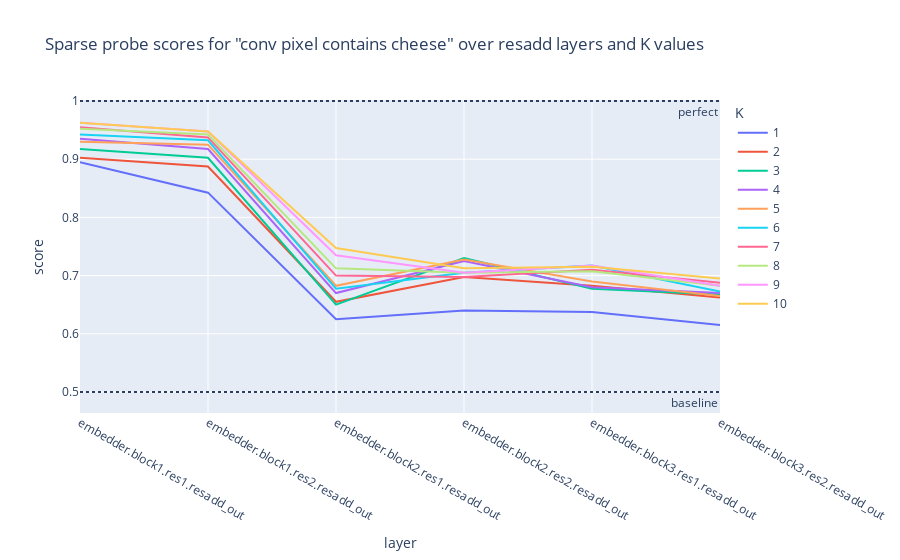
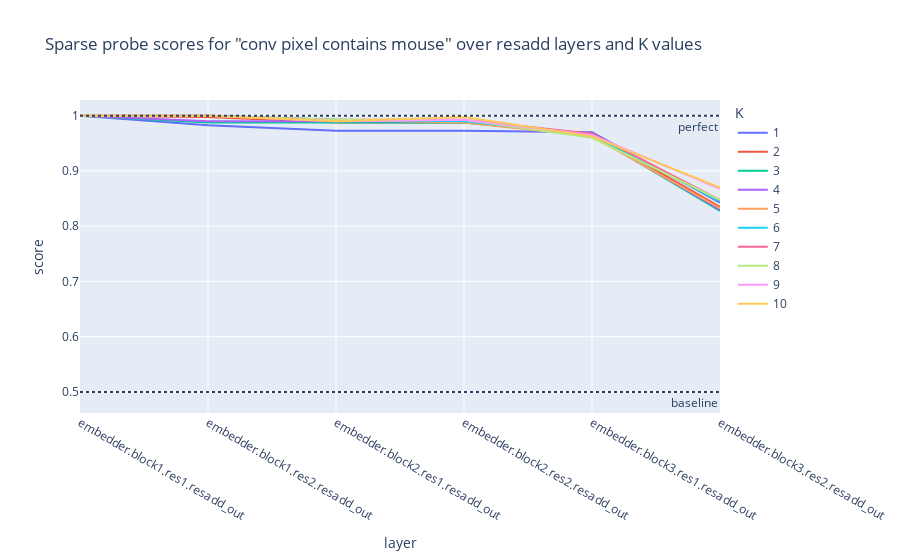

Source (notebook cell) for these figures, in order:
### Code cell
# Train probes and show results
index_nums = np.arange(10)+1
for obj_name, pixel_data_this in pixel_data.items():
    scores_list = []
    for value_label, (pixels, is_obj, rows_in_value, cols_in_value, f_test, sort_inds) in tqdm(pixel_data_this.items()):
        for K in index_nums:
            results = cpr.linear_probe(pixels[:,sort_inds[:K]], is_obj, C=10, random_state=42)
            scores_list.append({'layer': value_label, 'K': K, 'score': results['test_score']})
    scores_df = pd.DataFrame(scores_list)

    fig = px.line(scores_df, x='layer', y='score', color='K',
        title=f'Sparse probe scores for "conv pixel contains {obj_name}" over resadd layers and K values')
    fig.add_hline(y=1.,  line_dash="dot", annotation_text="perfect",  annotation_position="bottom right")
    fig.add_hline(y=0.5, line_dash="dot", annotation_text="baseline", annotation_position="bottom right")
    fig.show()

### Figure 1 — Plotly figure (JSON) as saved in the notebook; plotly's stock layout.template omitted (floating-point values rounded to 4 significant figures)
{"data": [{"hovertemplate": "K=1<br>layer=%{x}<br>score=%{y}<extra></extra>", "legendgroup": "1", "line": {"color": "#636efa", "dash": "solid"}, "marker": {"symbol": "circle"}, "mode": "lines", "name": "1", "orientation": "v", "showlegend": true, "type": "scatter", "x": ["embedder.block1.res1.resadd_out", "embedder.block1.res2.resadd_out", "embedder.block2.res1.resadd_out", "embedder.block2.res2.resadd_out", "embedder.block3.res1.resadd_out", "embedder.block3.res2.resadd_out"], "xaxis": "x", "y": [0.895, 0.8425, 0.625, 0.64, 0.6375, 0.615], "yaxis": "y"}, {"hovertemplate": "K=2<br>layer=%{x}<br>score=%{y}<extra></extra>", "legendgroup": "2", "line": {"color": "#EF553B", "dash": "solid"}, "marker": {"symbol": "circle"}, "mode": "lines", "name": "2", "orientation": "v", "showlegend": true, "type": "scatter", "x": ["embedder.block1.res1.resadd_out", "embedder.block1.res2.resadd_out", "embedder.block2.res1.resadd_out", "embedder.block2.res2.resadd_out", "embedder.block3.res1.resadd_out", "embedder.block3.res2.resadd_out"], "xaxis": "x", "y": [0.9025, 0.8875, 0.655, 0.6975, 0.6825, 0.6625], "yaxis": "y"}, {"hovertemplate": "K=3<br>layer=%{x}<br>score=%{y}<extra></extra>", "legendgroup": "3", "line": {"color": "#00cc96", "dash": "solid"}, "marker": {"symbol": "circle"}, "mode": "lines", "name": "3", "orientation": "v", "showlegend": true, "type": "scatter", "x": ["embedder.block1.res1.resadd_out", "embedder.block1.res2.resadd_out", "embedder.block2.res1.resadd_out", "embedder.block2.res2.resadd_out", "embedder.block3.res1.resadd_out", "embedder.block3.res2.resadd_out"], "xaxis": "x", "y": [0.9175, 0.9025, 0.65, 0.73, 0.6775, 0.6675], "yaxis": "y"}, {"hovertemplate": "K=4<br>layer=%{x}<br>score=%{y}<extra></extra>", "legendgroup": "4", "line": {"color": "#ab63fa", "dash": "solid"}, "marker": {"symbol": "circle"}, "mode": "lines", "name": "4", "orientation": "v", "showlegend": true, "type": "scatter", "x": ["embedder.block1.res1.resadd_out", "embedder.block1.res2.resadd_out", "embedder.block2.res1.resadd_out", "embedder.block2.res2.resadd_out", "embedder.block3.res1.resadd_out", "embedder.block3.res2.resadd_out"], "xaxis": "x", "y": [0.935, 0.9175, 0.67, 0.725, 0.68, 0.67], "yaxis": "y"}, {"hovertemplate": "K=5<br>layer=%{x}<br>score=%{y}<extra></extra>", "legendgroup": "5", "line": {"color": "#FFA15A", "dash": "solid"}, "marker": {"symbol": "circle"}, "mode": "lines", "name": "5", "orientation": "v", "showlegend": true, "type": "scatter", "x": ["embedder.block1.res1.resadd_out", "embedder.block1.res2.resadd_out", "embedder.block2.res1.resadd_out", "embedder.block2.res2.resadd_out", "embedder.block3.res1.resadd_out", "embedder.block3.res2.resadd_out"], "xaxis": "x", "y": [0.93, 0.925, 0.6825, 0.7275, 0.69, 0.665], "yaxis": "y"}, {"hovertemplate": "K=6<br>layer=%{x}<br>score=%{y}<extra></extra>", "legendgroup": "6", "line": {"color": "#19d3f3", "dash": "solid"}, "marker": {"symbol": "circle"}, "mode": "lines", "name": "6", "orientation": "v", "showlegend": true, "type": "scatter", "x": ["embedder.block1.res1.resadd_out", "embedder.block1.res2.resadd_out", "embedder.block2.res1.resadd_out", "embedder.block2.res2.resadd_out", "embedder.block3.res1.resadd_out", "embedder.block3.res2.resadd_out"], "xaxis": "x", "y": [0.9425, 0.9325, 0.6775, 0.705, 0.7175, 0.6725], "yaxis": "y"}, {"hovertemplate": "K=7<br>layer=%{x}<br>score=%{y}<extra></extra>", "legendgroup": "7", "line": {"color": "#FF6692", "dash": "solid"}, "marker": {"symbol": "circle"}, "mode": "lines", "name": "7", "orientation": "v", "showlegend": true, "type": "scatter", "x": ["embedder.block1.res1.resadd_out", "embedder.block1.res2.resadd_out", "embedder.block2.res1.resadd_out", "embedder.block2.res2.resadd_out", "embedder.block3.res1.resadd_out", "embedder.block3.res2.resadd_out"], "xaxis": "x", "y": [0.955, 0.9375, 0.7, 0.6975, 0.71, 0.6875], "yaxis": "y"}, {"hovertemplate": "K=8<br>layer=%{x}<br>score=%{y}<extra></extra>", "legendgroup": "8", "line": {"color": "#B6E880", "dash": "solid"}, "marker": {"symbol": "circle"}, "mode": "lines", "name": "8", "orientation": "v", "showlegend": true, "type": "scatter", "x": ["embedder.block1.res1.resadd_out", "embedder.block1.res2.resadd_out", "embedder.block2.res1.resadd_out", "embedder.block2.res2.resadd_out", "embedder.block3.res1.resadd_out", "embedder.block3.res2.resadd_out"], "xaxis": "x", "y": [0.9525, 0.9425, 0.7125, 0.705, 0.7075, 0.6825], "yaxis": "y"}, {"hovertemplate": "K=9<br>layer=%{x}<br>score=%{y}<extra></extra>", "legendgroup": "9", "line": {"color": "#FF97FF", "dash": "solid"}, "marker": {"symbol": "circle"}, "mode": "lines", "name": "9", "orientation": "v", "showlegend": true, "type": "scatter", "x": ["embedder.block1.res1.resadd_out", "embedder.block1.res2.resadd_out", "embedder.block2.res1.resadd_out", "embedder.block2.res2.resadd_out", "embedder.block3.res1.resadd_out", "embedder.block3.res2.resadd_out"], "xaxis": "x", "y": [0.9625, 0.9475, 0.735, 0.705, 0.7175, 0.6825], "yaxis": "y"}, {"hovertemplate": "K=10<br>layer=%{x}<br>score=%{y}<extra></extra>", "legendgroup": "10", "line": {"color": "#FECB52", "dash": "solid"}, "marker": {"symbol": "circle"}, "mode": "lines", "name": "10", "orientation": "v", "showlegend": true, "type": "scatter", "x": ["embedder.block1.res1.resadd_out", "embedder.block1.res2.resadd_out", "embedder.block2.res1.resadd_out", "embedder.block2.res2.resadd_out", "embedder.block3.res1.resadd_out", "embedder.block3.res2.resadd_out"], "xaxis": "x", "y": [0.9625, 0.9475, 0.7475, 0.7125, 0.715, 0.695], "yaxis": "y"}], "layout": {"annotations": [{"showarrow": false, "text": "perfect", "x": 1, "xanchor": "right", "xref": "x domain", "y": 1, "yanchor": "top", "yref": "y"}, {"showarrow": false, "text": "baseline", "x": 1, "xanchor": "right", "xref": "x domain", "y": 0.5, "yanchor": "top", "yref": "y"}], "legend": {"title": {"text": "K"}, "tracegroupgap": 0}, "shapes": [{"line": {"dash": "dot"}, "type": "line", "x0": 0, "x1": 1, "xref": "x domain", "y0": 1, "y1": 1, "yref": "y"}, {"line": {"dash": "dot"}, "type": "line", "x0": 0, "x1": 1, "xref": "x domain", "y0": 0.5, "y1": 0.5, "yref": "y"}], "title": {"text": "Sparse probe scores for \"conv pixel contains cheese\" over resadd layers and K values"}, "xaxis": {"anchor": "y", "domain": [0, 1], "title": {"text": "layer"}}, "yaxis": {"anchor": "x", "domain": [0, 1], "title": {"text": "score"}}}}

### Figure 2 — Plotly figure (JSON) as saved in the notebook; plotly's stock layout.template omitted (floating-point values rounded to 4 significant figures)
{"data": [{"hovertemplate": "K=1<br>layer=%{x}<br>score=%{y}<extra></extra>", "legendgroup": "1", "line": {"color": "#636efa", "dash": "solid"}, "marker": {"symbol": "circle"}, "mode": "lines", "name": "1", "orientation": "v", "showlegend": true, "type": "scatter", "x": ["embedder.block1.res1.resadd_out", "embedder.block1.res2.resadd_out", "embedder.block2.res1.resadd_out", "embedder.block2.res2.resadd_out", "embedder.block3.res1.resadd_out", "embedder.block3.res2.resadd_out"], "xaxis": "x", "y": [1, 0.9825, 0.9725, 0.9725, 0.97, 0.8425], "yaxis": "y"}, {"hovertemplate": "K=2<br>layer=%{x}<br>score=%{y}<extra></extra>", "legendgroup": "2", "line": {"color": "#EF553B", "dash": "solid"}, "marker": {"symbol": "circle"}, "mode": "lines", "name": "2", "orientation": "v", "showlegend": true, "type": "scatter", "x": ["embedder.block1.res1.resadd_out", "embedder.block1.res2.resadd_out", "embedder.block2.res1.resadd_out", "embedder.block2.res2.resadd_out", "embedder.block3.res1.resadd_out", "embedder.block3.res2.resadd_out"], "xaxis": "x", "y": [1, 0.9975, 0.9875, 0.9875, 0.9675, 0.835], "yaxis": "y"}, {"hovertemplate": "K=3<br>layer=%{x}<br>score=%{y}<extra></extra>", "legendgroup": "3", "line": {"color": "#00cc96", "dash": "solid"}, "marker": {"symbol": "circle"}, "mode": "lines", "name": "3", "orientation": "v", "showlegend": true, "type": "scatter", "x": ["embedder.block1.res1.resadd_out", "embedder.block1.res2.resadd_out", "embedder.block2.res1.resadd_out", "embedder.block2.res2.resadd_out", "embedder.block3.res1.resadd_out", "embedder.block3.res2.resadd_out"], "xaxis": "x", "y": [1, 0.9875, 0.9875, 0.9875, 0.965, 0.8275], "yaxis": "y"}, {"hovertemplate": "K=4<br>layer=%{x}<br>score=%{y}<extra></extra>", "legendgroup": "4", "line": {"color": "#ab63fa", "dash": "solid"}, "marker": {"symbol": "circle"}, "mode": "lines", "name": "4", "orientation": "v", "showlegend": true, "type": "scatter", "x": ["embedder.block1.res1.resadd_out", "embedder.block1.res2.resadd_out", "embedder.block2.res1.resadd_out", "embedder.block2.res2.resadd_out", "embedder.block3.res1.resadd_out", "embedder.block3.res2.resadd_out"], "xaxis": "x", "y": [1, 0.99, 0.99, 0.99, 0.965, 0.83], "yaxis": "y"}, {"hovertemplate": "K=5<br>layer=%{x}<br>score=%{y}<extra></extra>", "legendgroup": "5", "line": {"color": "#FFA15A", "dash": "solid"}, "marker": {"symbol": "circle"}, "mode": "lines", "name": "5", "orientation": "v", "showlegend": true, "type": "scatter", "x": ["embedder.block1.res1.resadd_out", "embedder.block1.res2.resadd_out", "embedder.block2.res1.resadd_out", "embedder.block2.res2.resadd_out", "embedder.block3.res1.resadd_out", "embedder.block3.res2.resadd_out"], "xaxis": "x", "y": [1, 1, 0.9925, 0.9875, 0.9625, 0.8325], "yaxis": "y"}, {"hovertemplate": "K=6<br>layer=%{x}<br>score=%{y}<extra></extra>", "legendgroup": "6", "line": {"color": "#19d3f3", "dash": "solid"}, "marker": {"symbol": "circle"}, "mode": "lines", "name": "6", "orientation": "v", "showlegend": true, "type": "scatter", "x": ["embedder.block1.res1.resadd_out", "embedder.block1.res2.resadd_out", "embedder.block2.res1.resadd_out", "embedder.block2.res2.resadd_out", "embedder.block3.res1.resadd_out", "embedder.block3.res2.resadd_out"], "xaxis": "x", "y": [1, 1, 0.9925, 0.99, 0.965, 0.845], "yaxis": "y"}, {"hovertemplate": "K=7<br>layer=%{x}<br>score=%{y}<extra></extra>", "legendgroup": "7", "line": {"color": "#FF6692", "dash": "solid"}, "marker": {"symbol": "circle"}, "mode": "lines", "name": "7", "orientation": "v", "showlegend": true, "type": "scatter", "x": ["embedder.block1.res1.resadd_out", "embedder.block1.res2.resadd_out", "embedder.block2.res1.resadd_out", "embedder.block2.res2.resadd_out", "embedder.block3.res1.resadd_out", "embedder.block3.res2.resadd_out"], "xaxis": "x", "y": [1, 1, 0.9925, 0.9925, 0.9675, 0.8475], "yaxis": "y"}, {"hovertemplate": "K=8<br>layer=%{x}<br>score=%{y}<extra></extra>", "legendgroup": "8", "line": {"color": "#B6E880", "dash": "solid"}, "marker": {"symbol": "circle"}, "mode": "lines", "name": "8", "orientation": "v", "showlegend": true, "type": "scatter", "x": ["embedder.block1.res1.resadd_out", "embedder.block1.res2.resadd_out", "embedder.block2.res1.resadd_out", "embedder.block2.res2.resadd_out", "embedder.block3.res1.resadd_out", "embedder.block3.res2.resadd_out"], "xaxis": "x", "y": [1, 1, 0.9925, 0.9925, 0.96, 0.8475], "yaxis": "y"}, {"hovertemplate": "K=9<br>layer=%{x}<br>score=%{y}<extra></extra>", "legendgroup": "9", "line": {"color": "#FF97FF", "dash": "solid"}, "marker": {"symbol": "circle"}, "mode": "lines", "name": "9", "orientation": "v", "showlegend": true, "type": "scatter", "x": ["embedder.block1.res1.resadd_out", "embedder.block1.res2.resadd_out", "embedder.block2.res1.resadd_out", "embedder.block2.res2.resadd_out", "embedder.block3.res1.resadd_out", "embedder.block3.res2.resadd_out"], "xaxis": "x", "y": [1, 1, 0.99, 0.9925, 0.965, 0.8675], "yaxis": "y"}, {"hovertemplate": "K=10<br>layer=%{x}<br>score=%{y}<extra></extra>", "legendgroup": "10", "line": {"color": "#FECB52", "dash": "solid"}, "marker": {"symbol": "circle"}, "mode": "lines", "name": "10", "orientation": "v", "showlegend": true, "type": "scatter", "x": ["embedder.block1.res1.resadd_out", "embedder.block1.res2.resadd_out", "embedder.block2.res1.resadd_out", "embedder.block2.res2.resadd_out", "embedder.block3.res1.resadd_out", "embedder.block3.res2.resadd_out"], "xaxis": "x", "y": [1, 1, 0.99, 0.9975, 0.9625, 0.87], "yaxis": "y"}], "layout": {"annotations": [{"showarrow": false, "text": "perfect", "x": 1, "xanchor": "right", "xref": "x domain", "y": 1, "yanchor": "top", "yref": "y"}, {"showarrow": false, "text": "baseline", "x": 1, "xanchor": "right", "xref": "x domain", "y": 0.5, "yanchor": "top", "yref": "y"}], "legend": {"title": {"text": "K"}, "tracegroupgap": 0}, "shapes": [{"line": {"dash": "dot"}, "type": "line", "x0": 0, "x1": 1, "xref": "x domain", "y0": 1, "y1": 1, "yref": "y"}, {"line": {"dash": "dot"}, "type": "line", "x0": 0, "x1": 1, "xref": "x domain", "y0": 0.5, "y1": 0.5, "yref": "y"}], "title": {"text": "Sparse probe scores for \"conv pixel contains mouse\" over resadd layers and K values"}, "xaxis": {"anchor": "y", "domain": [0, 1], "title": {"text": "layer"}}, "yaxis": {"anchor": "x", "domain": [0, 1], "title": {"text": "score"}}}}
